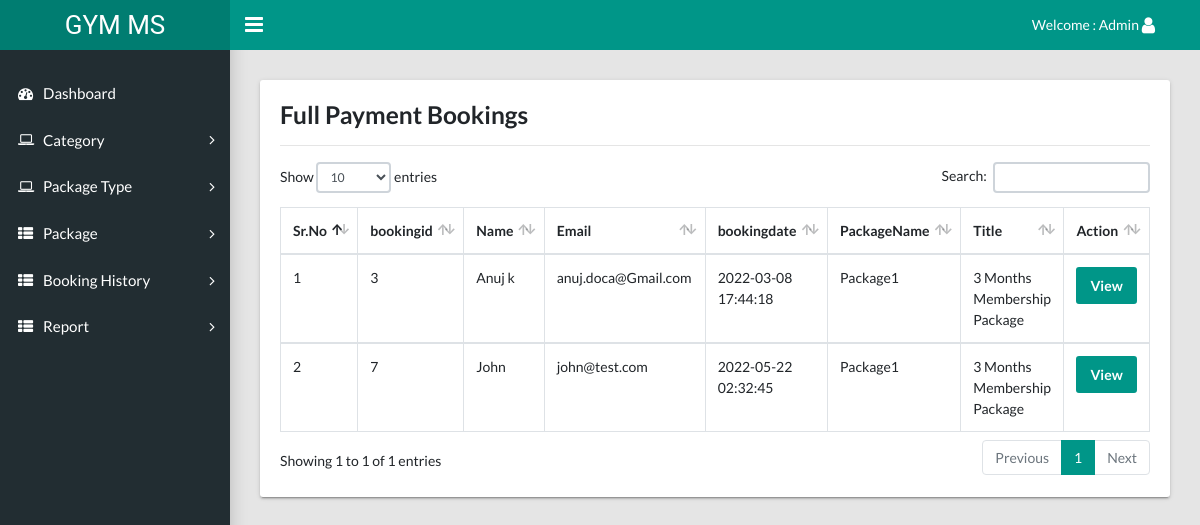
Screenshot of /gym/admin/full-payment-bookings.php (signed in) with the database file from the repository.
### tables this page shows
CREATE TABLE `tblbooking` (
  `id` int(11) NOT NULL,
  `package_id` varchar(45) DEFAULT NULL,
  `userid` varchar(45) DEFAULT NULL,
  `booking_date` timestamp NULL DEFAULT current_timestamp(),
  `payment` varchar(45) DEFAULT NULL,
  `paymentType` varchar(45) DEFAULT NULL
);

CREATE TABLE `tbluser` (
  `id` int(11) NOT NULL,
  `fname` varchar(45) DEFAULT NULL,
  `lname` varchar(45) DEFAULT NULL,
  `email` varchar(45) DEFAULT NULL,
  `mobile` varchar(45) DEFAULT NULL,
  `password` varchar(100) DEFAULT NULL,
  `state` varchar(45) DEFAULT NULL,
  `city` varchar(45) DEFAULT NULL,
  `address` varchar(200) DEFAULT NULL,
  `create_date` timestamp NULL DEFAULT current_timestamp()
);

CREATE TABLE `tblpackage` (
  `id` int(11) NOT NULL,
  `cate_id` varchar(45) DEFAULT NULL,
  `PackageName` varchar(45) DEFAULT NULL
);

CREATE TABLE `tbladdpackage` (
  `id` int(11) NOT NULL,
  `category` varchar(45) DEFAULT NULL,
  `titlename` varchar(450) DEFAULT NULL,
  `PackageType` varchar(45) DEFAULT NULL,
  `PackageDuratiobn` varchar(45) DEFAULT NULL,
  `Price` varchar(45) DEFAULT NULL,
  `uploadphoto` varchar(450) DEFAULT NULL,
  `Description` varchar(450) DEFAULT NULL,
  `create_date` timestamp NULL DEFAULT current_timestamp()
);

### gym/admin/full-payment-bookings.php (the view, shortened to what this page needs)
<?php session_start();
include  'include/config.php';
if (strlen($_SESSION['adminid']==0)) {
  header('location:logout.php');
  } else{
?>
<!DOCTYPE html>
<html lang="en">
  <head>
    <link rel="stylesheet" type="text/css" href="css/main.css">
    <link rel="stylesheet" type="text/css" href="https://maxcdn.bootstrapcdn.com/font-awesome/4.7.0/css/font-awesome.min.css">
  </head>
  <body class="app sidebar-mini rtl">
   <?php include 'include/header.php'; ?>
    <?php include 'include/sidebar.php'; ?>
    <main class="app-content">
       <div class="row">
        <div class="col-md-12">
          <div class="tile">
            <div class="tile-body">
              <h3>Full Payment Bookings</h3>
              <hr />
              <table class="table table-hover table-bordered" id="sampleTable">
                <thead>
                  <tr>
                    <th>Sr.No</th>
        <th>bookingid</th>
        <th>Name</th>
        <th>Email</th>
        <th>bookingdate</th>
                <th>PackageName</th>
        <th>Title</th>
        <th>Action</th>
                  </tr>
                </thead>
               <?php
                  $sql="SELECT t1.id as bookingid,t3.fname as Name, t3.email as email,t1.booking_date as bookingdate,t2.titlename as title,t2.PackageDuratiobn as PackageDuratiobn,
t2.Price as Price,t2.Description as Description,t4.category_name as category_name,t5.PackageName as PackageName FROM tblbooking as t1
 join tbladdpackage as t2
on t1.package_id =t2.id
join tbluser as t3
on t1.userid=t3.id
join tblcategory as t4
on t2.category=t4.id
join tblpackage as t5
on t2.PackageType=t5.id where t1.paymentType='Full Payment'";
                  $query= $dbh->prepare($sql);
                  $query-> execute();
                  $results = $query -> fetchAll(PDO::FETCH_OBJ);
                  $cnt=1;
                  if($query -> rowCount() > 0)
                  {
                  foreach($results as $result)
                  {
                  ?>
                <tbody>
                  <tr>
                    <td><?php echo($cnt);?></td>
                    <td ><?php echo htmlentities($result->bookingid);?></td>
                    <td><?php echo htmlentities($result->Name);?></td>
                    <td><?php echo htmlentities($result->email);?></td>
                    <td><?php echo htmlentities($result->bookingdate);?></td>
                      <td><?php echo htmlentities($result->PackageName);?></td>
                    <td ><?php echo htmlentities($result->title);?></td>
                     <td>
                      <a href="booking-history-details.php?bookingid=<?php echo htmlentities($result->bookingid);?>"><button class="btn btn-primary" type="button">View</button></a>
                     </td>
                  </tr>
                    <?php  $cnt=$cnt+1; } } ?>
                </tbody>
              </table>
            </div>
          </div>
        </div>
      </div>
    </main>
  </body>
</html>
<?php } ?>

### rows the page displays
tblbooking: id "3", userid.fname "Anuj k", userid.email "anuj.doca@Gmail.com", booking_date "2022-03-08 17:44:18", tblpackage.PackageName "Package1", tbladdpackage.titlename "3 Months Membership Package"
tblbooking: id "7", userid.fname "John", userid.email "john@test.com", booking_date "2022-05-22 02:32:45", tblpackage.PackageName "Package1", tbladdpackage.titlename "3 Months Membership Package"
